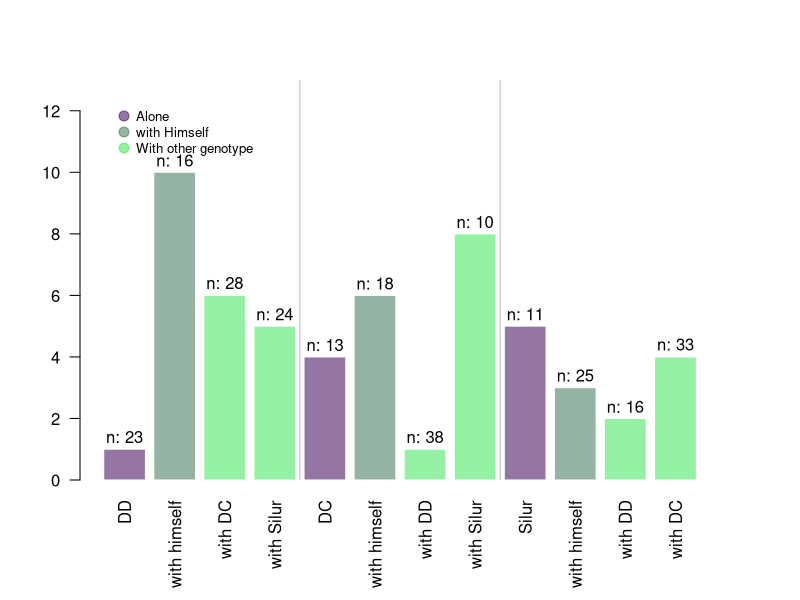

Here is the R script that generated this plot:
# This chart illustrates many tips you can apply to a base R barplot:

# Add abline with abline()
# Change axis labels orientation with las
# Add text with text()
# Add a legend with legend()


# Data
data <- data.frame(
  name = c("DD","with himself","with DC","with Silur" ,"DC","with himself","with DD","with Silur" ,"Silur","with himself","with DD","with DC" ),
  average = sample(seq(1,10) , 12 , replace=T),
  number = sample(seq(4,39) , 12 , replace=T)
)

# Increase bottom margin
par(mar=c(6,4,4,4))


# Basic Barplot
my_bar <- barplot(data$average , border=F , names.arg=data$name , 
                  las=2 , 
                  col=c(rgb(0.3,0.1,0.4,0.6) , rgb(0.3,0.5,0.4,0.6) , rgb(0.3,0.9,0.4,0.6) ,  rgb(0.3,0.9,0.4,0.6)) , 
                  ylim=c(0,13) , 
                  main="" )

# Add abline
abline(v=c(4.9 , 9.7) , col="grey")
 
# Add the text 
text(my_bar, data$average+0.4 , paste("n: ", data$number, sep="") ,cex=1) 
 
#Legende
legend("topleft", legend = c("Alone","with Himself","With other genotype" ) , 
     col = c(rgb(0.3,0.1,0.4,0.6) , rgb(0.3,0.5,0.4,0.6) , rgb(0.3,0.9,0.4,0.6) ,  rgb(0.3,0.9,0.4,0.6)) , 
     bty = "n", pch=20 , pt.cex = 2, cex = 0.8, horiz = FALSE, inset = c(0.05, 0.05))
